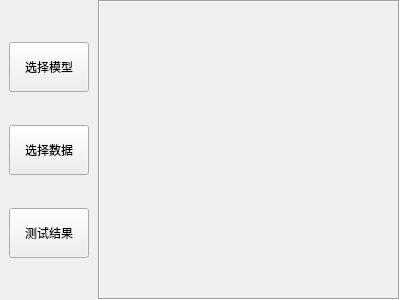
<?xml version="1.0" encoding="UTF-8"?>
<ui version="4.0">
 <class>Form</class>
 <widget class="QWidget" name="Form">
  <property name="geometry">
   <rect>
    <x>0</x>
    <y>0</y>
    <width>400</width>
    <height>300</height>
   </rect>
  </property>
  <property name="windowTitle">
   <string>Form</string>
  </property>
  <layout class="QHBoxLayout" name="horizontalLayout" stretch="0,0">
   <property name="spacing">
    <number>0</number>
   </property>
   <property name="leftMargin">
    <number>0</number>
   </property>
   <property name="topMargin">
    <number>0</number>
   </property>
   <property name="rightMargin">
    <number>0</number>
   </property>
   <property name="bottomMargin">
    <number>0</number>
   </property>
   <item>
    <widget class="QWidget" name="btnList" native="true">
     <property name="autoFillBackground">
      <bool>false</bool>
     </property>
     <layout class="QVBoxLayout" name="verticalLayout">
      <property name="spacing">
       <number>0</number>
      </property>
      <item>
       <widget class="QPushButton" name="btnSelData">
        <property name="minimumSize">
         <size>
          <width>0</width>
          <height>50</height>
         </size>
        </property>
        <property name="text">
         <string>选择模型</string>
        </property>
       </widget>
      </item>
      <item>
       <widget class="QPushButton" name="btnSelModel">
        <property name="minimumSize">
         <size>
          <width>0</width>
          <height>50</height>
         </size>
        </property>
        <property name="text">
         <string>选择数据</string>
        </property>
       </widget>
      </item>
      <item>
       <widget class="QPushButton" name="btnTest">
        <property name="minimumSize">
         <size>
          <width>0</width>
          <height>50</height>
         </size>
        </property>
        <property name="text">
         <string>测试结果</string>
        </property>
       </widget>
      </item>
     </layout>
    </widget>
   </item>
   <item>
    <widget class="QScrollArea" name="scrollArea">
     <property name="frameShape">
      <enum>QFrame::Box</enum>
     </property>
     <property name="widgetResizable">
      <bool>true</bool>
     </property>
     <widget class="QWidget" name="scrollAreaWidgetContents">
      <property name="geometry">
       <rect>
        <x>0</x>
        <y>0</y>
        <width>319</width>
        <height>296</height>
       </rect>
      </property>
      <layout class="QVBoxLayout" name="verticalLayout_2">
       <property name="spacing">
        <number>0</number>
       </property>
       <property name="leftMargin">
        <number>0</number>
       </property>
       <property name="topMargin">
        <number>0</number>
       </property>
       <property name="rightMargin">
        <number>0</number>
       </property>
       <property name="bottomMargin">
        <number>0</number>
       </property>
       <item>
        <widget class="QLabel" name="lbResult">
         <property name="text">
          <string/>
         </property>
         <property name="alignment">
          <set>Qt::AlignLeading|Qt::AlignLeft|Qt::AlignTop</set>
         </property>
        </widget>
       </item>
      </layout>
     </widget>
    </widget>
   </item>
  </layout>
 </widget>
 <resources/>
 <connections/>
</ui>
